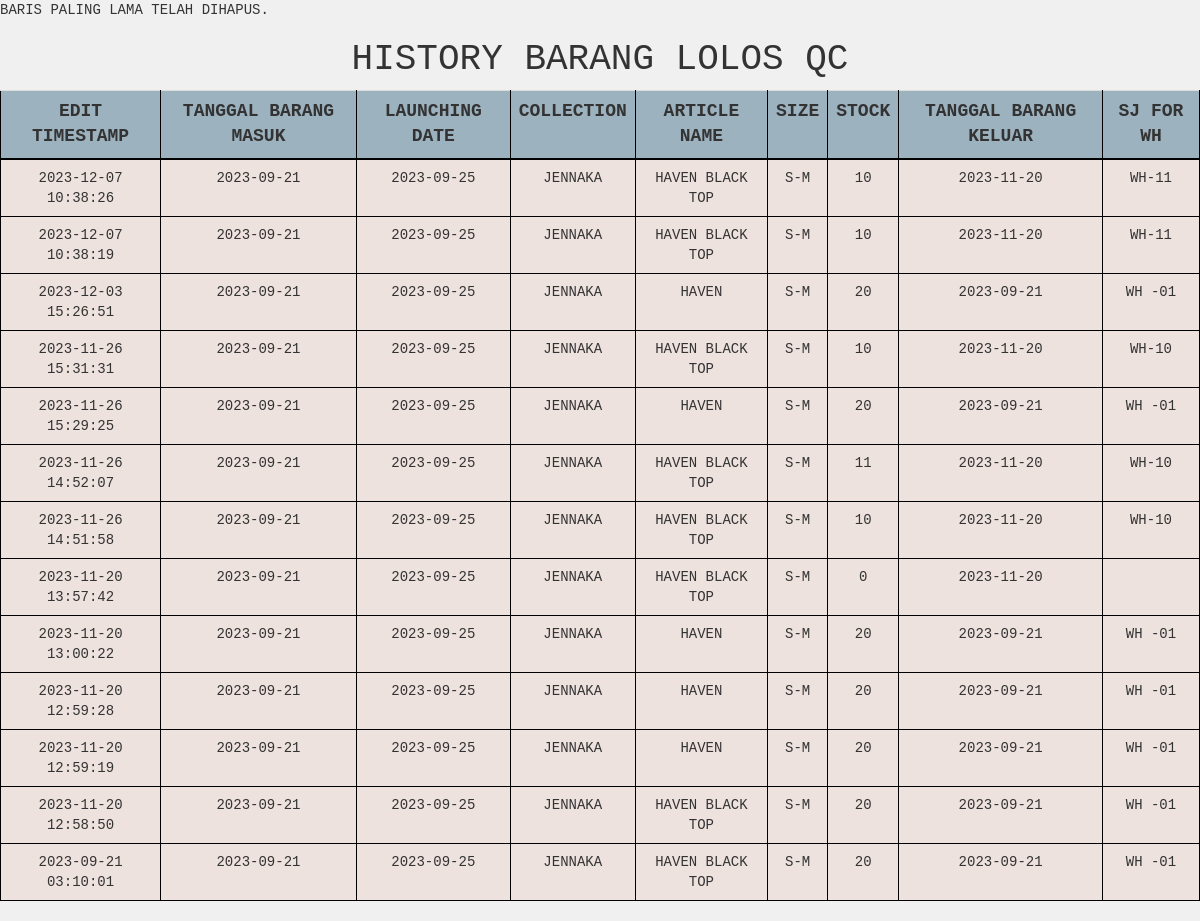
/qc/baranglolosqc/baranglolosqc_history.php (signed in), run on an earlier commit of the app's database.
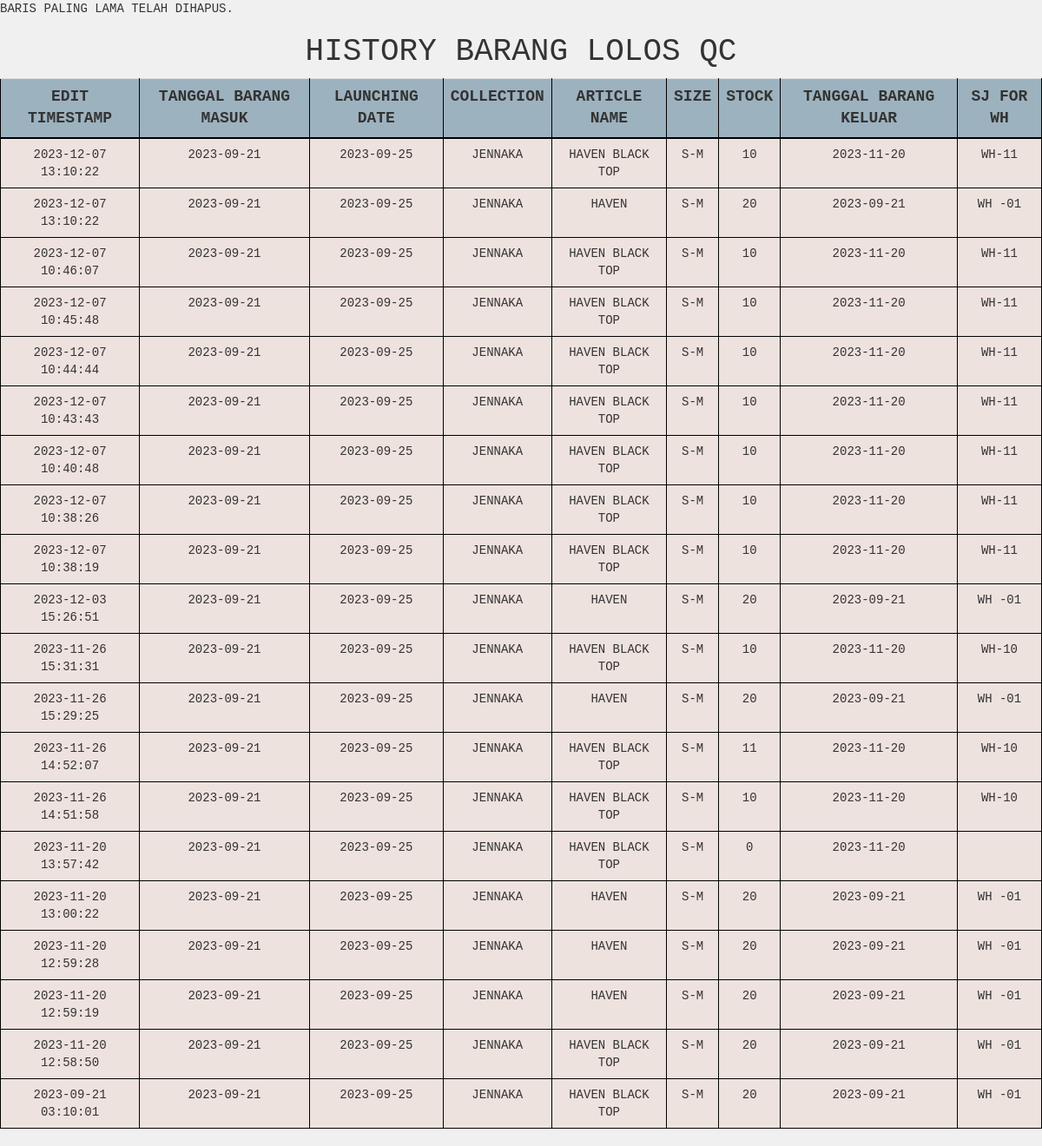
And on a later commit of the database.
### tables this page shows
CREATE TABLE `barang_lolosqc_history` (
  `id` int(25) NOT NULL,
  `idbarang_lolosqc` int(25) NOT NULL,
  `tgl_brg_masuk` date NOT NULL,
  `launching_date` date NOT NULL,
  `collection` varchar(255) NOT NULL,
  `article_name` varchar(255) NOT NULL,
  `size` varchar(15) NOT NULL,
  `stock` int(255) NOT NULL,
  `tgl_brg_keluar` date NOT NULL,
  `sj_for_wh` varchar(255) NOT NULL,
  `idbarang_qc` int(25) NOT NULL,
  `edit_timestamp` timestamp NOT NULL DEFAULT current_timestamp()
);

### qc/baranglolosqc/baranglolosqc_history.php (the view, shortened to what this page needs)
<?php
$servername = "localhost";
$username = "root";
$password = "";
$dbname = "gudangjenna";
$conn = mysqli_connect($servername, $username, $password, $dbname);
$sql = "SELECT * FROM barang_lolosqc_history ORDER BY edit_timestamp DESC";
$result = mysqli_query($conn, $sql);
?>
<!DOCTYPE html>
<html>
<head>
    <link href="../../vendor/css/bootstrap/bootstrap.min.css" rel="stylesheet">
    <link href="../../vendor/css/bootstrap/bootstrap.css" rel="stylesheet">
    <link href="../../vendor/font-awesome/css/font-awesome.min.css" rel="stylesheet" type="text/css">
    <link href="../../css/tabel.css" rel="stylesheet">
</head>
<body>
    <h1 style="text-align: center;">History Barang Lolos QC</h1>
    <table class="table table-hover">
        <tr>
            <th>Edit Timestamp</th>
            <th scope="col">Tanggal Barang Masuk</th>
            <th scope="col">Launching Date</th>
            <th scope="col">Collection</th>
            <th scope="col">Article Name</th>
            <th scope="col">Size</th>
            <th scope="col">Stock</th>
            <th scope="col">Tanggal Barang Keluar</th>
            <th scope="col">SJ For WH</th>
        </tr>
        <?php
        while ($row = mysqli_fetch_assoc($result)) {
            echo "<tr>";
            echo "<td>" . $row['edit_timestamp'] . "</td>";
            echo "<td>" . $row['tgl_brg_masuk'] . "</td>";
            echo "<td>" . $row['launching_date'] . "</td>";
            echo "<td>" . $row['collection'] . "</td>";
            echo "<td>" . $row['article_name'] . "</td>";
            echo "<td>" . $row['size'] . "</td>";
            echo "<td>" . $row['stock'] . "</td>";
            echo "<td>" . $row['tgl_brg_keluar'] . "</td>";
            echo "<td>" . $row['sj_for_wh'] . "</td>";
            echo "</tr>";
        }
        ?>
    </table>
</body>
</html>

What changed in the data, as far as the page shows it:
added barang_lolosqc_history: edit_timestamp "2023-12-07 13:10:22", tgl_brg_masuk "2023-09-21", launching_date "2023-09-25", collection "JENNAKA", article_name "HAVEN BLACK TOP", size "S-M", stock "10", tgl_brg_keluar "2023-11-20", sj_for_wh "WH-11"
added barang_lolosqc_history: edit_timestamp "2023-12-07 13:10:22", tgl_brg_masuk "2023-09-21", launching_date "2023-09-25", collection "JENNAKA", article_name "HAVEN", size "S-M", stock "20", tgl_brg_keluar "2023-09-21", sj_for_wh "WH -01"
added barang_lolosqc_history: edit_timestamp "2023-12-07 10:46:07", tgl_brg_masuk "2023-09-21", launching_date "2023-09-25", collection "JENNAKA", article_name "HAVEN BLACK TOP", size "S-M", stock "10", tgl_brg_keluar "2023-11-20", sj_for_wh "WH-11"
added barang_lolosqc_history: edit_timestamp "2023-12-07 10:45:48", tgl_brg_masuk "2023-09-21", launching_date "2023-09-25", collection "JENNAKA", article_name "HAVEN BLACK TOP", size "S-M", stock "10", tgl_brg_keluar "2023-11-20", sj_for_wh "WH-11"
added barang_lolosqc_history: edit_timestamp "2023-12-07 10:44:44", tgl_brg_masuk "2023-09-21", launching_date "2023-09-25", collection "JENNAKA", article_name "HAVEN BLACK TOP", size "S-M", stock "10", tgl_brg_keluar "2023-11-20", sj_for_wh "WH-11"
added barang_lolosqc_history: edit_timestamp "2023-12-07 10:43:43", tgl_brg_masuk "2023-09-21", launching_date "2023-09-25", collection "JENNAKA", article_name "HAVEN BLACK TOP", size "S-M", stock "10", tgl_brg_keluar "2023-11-20", sj_for_wh "WH-11"
added barang_lolosqc_history: edit_timestamp "2023-12-07 10:40:48", tgl_brg_masuk "2023-09-21", launching_date "2023-09-25", collection "JENNAKA", article_name "HAVEN BLACK TOP", size "S-M", stock "10", tgl_brg_keluar "2023-11-20", sj_for_wh "WH-11"
